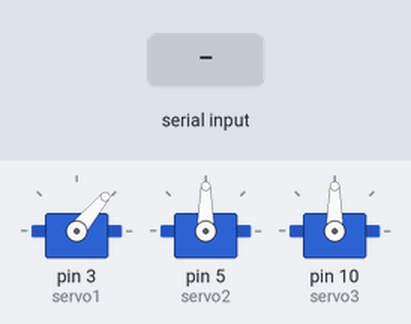
Bench run of a sketch on a simulated Arduino Uno, built with avr-gcc and run on an emulated ATmega328P. Shown: 3 × servo. The inputs (shaded band) are chosen by the test bench.

Above: at 1.2 s.
1.3 s: "1" received over Serial
At 2.5 s:
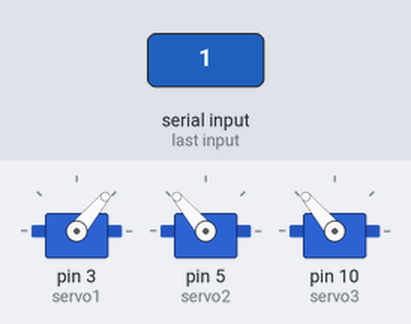
4.3 s: "2" received over Serial
At 4.9 s:
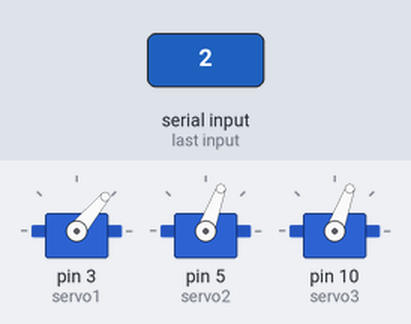
7.3 s: "3" received over Serial
At 8.4 s:
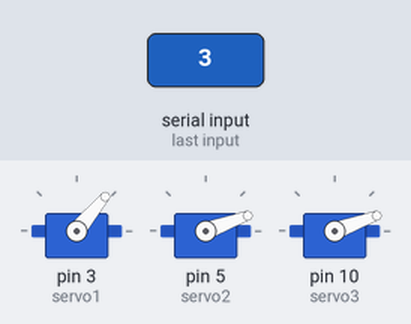
Timing chart, 0 to 11.8 s (numbered marks = the images above; inputs shaded):
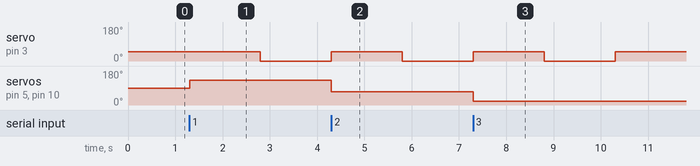

The sketch:

Servo_sketch.ino
```cpp
#include <Servo.h>

Servo servo1;
Servo servo2;
Servo servo3;

void setup() {
  // put your setup code here, to run once:
  servo1.attach(3);
  servo2.attach(5);
  servo3.attach(10);

  servo1.write(50);
  //servo2.write(70);
  //servo3.write(70);
  Serial.begin(9600);

}

void loop() {

  // put your main code here, to run repeatedly:

  if(Serial.available()){

  switch (Serial.read()){
    case '1': //Orgánico
             servo2.write(130);
             servo3.write(130);
            delay(1500);
           servo1.write(0);
            delay(1500);
            servo1.write(50);
          break;
    case '2': //Papel y cartón
              servo2.write(70);
             servo3.write(70);
            delay(1500);
           servo1.write(0);
            delay(1500);
            servo1.write(50);
          break;
    case '3': //Plástico
             servo2.write(20);
             servo3.write(20);
            delay(1500);
           servo1.write(0);
            delay(1500);
            servo1.write(50);

          break;

  }
}


}
```

Measured:
- after the input at 1.3 s, servo on pin 3 (servo1): 50° → 0° after 1.5 s; servo on pin 5 (servo2), servo on pin 10 (servo3): 90° → 130° at once
- after the input at 4.3 s, servo on pin 5 (servo2), servo on pin 10 (servo3): 130° → 70° at once
- after the input at 7.3 s, servo on pin 5 (servo2), servo on pin 10 (servo3): 70° → 20° at once
